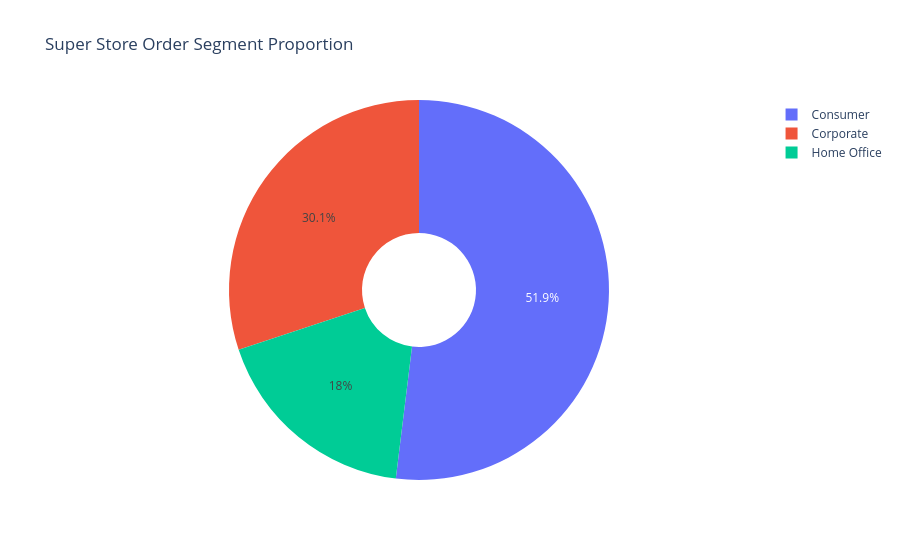

The notebook cell saved with this chart:
### Code cell
fig = px.pie(superstore_order, names='Segment', title='Super Store Order Segment Proportion', hole=0.3)
fig.show()

### Figure 1 — Plotly figure (JSON) as saved in the notebook; plotly's stock layout.template omitted (floating-point values rounded to 4 significant figures; data arrays with more than 128 entries replaced by an {"elided": "..."} marker saying what was removed)
{"data": [{"domain": {"x": [0, 1], "y": [0, 1]}, "hole": 0.3, "hovertemplate": "Segment=%{label}<extra></extra>", "labels": {"elided": "8880 str values"}, "legendgroup": "", "name": "", "showlegend": true, "type": "pie"}], "layout": {"legend": {"tracegroupgap": 0}, "title": {"text": "Super Store Order Segment Proportion"}}}
